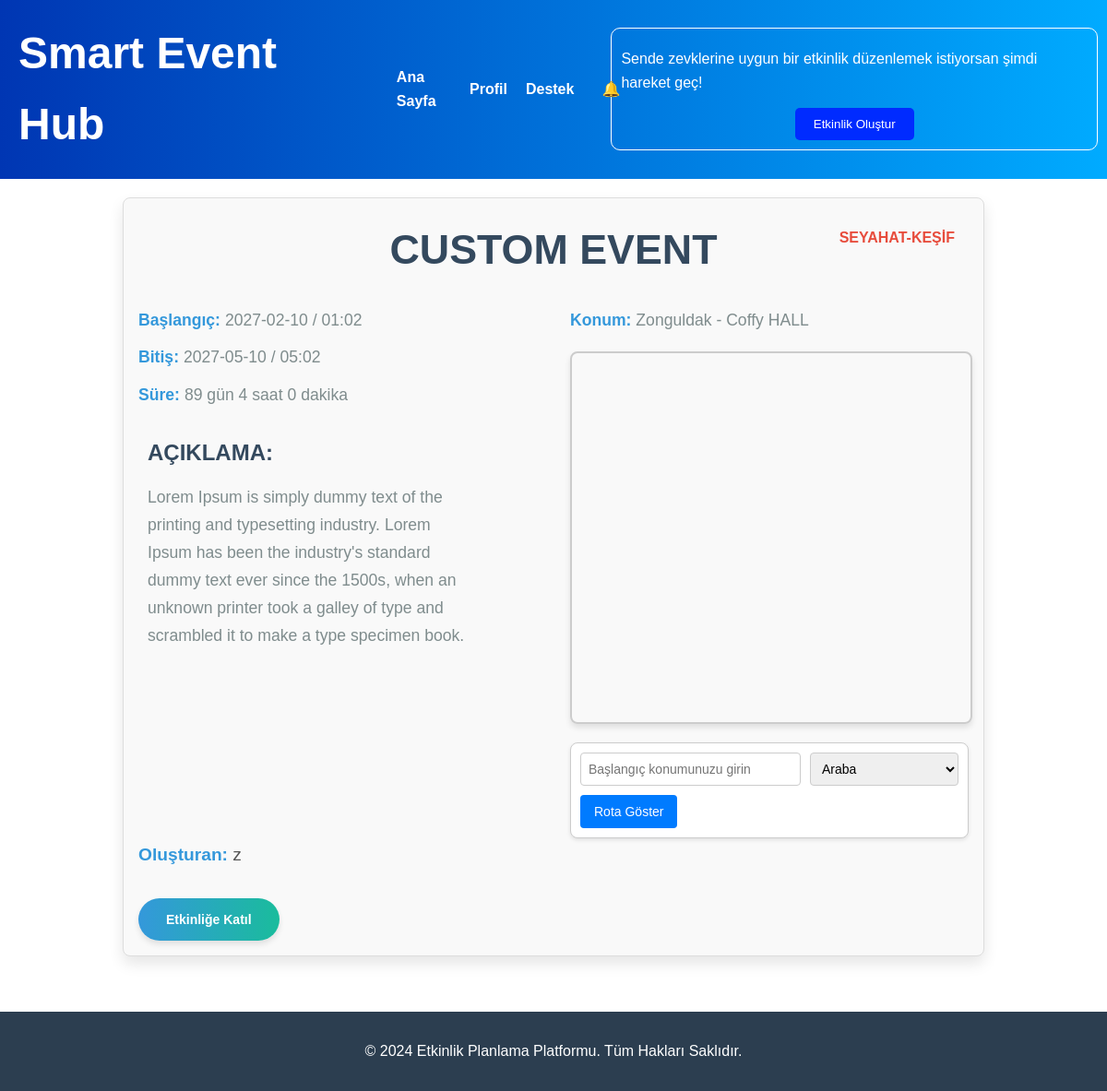
/event/3, run on the app's committed database.
### tables this page shows
CREATE TABLE events (
        ID INTEGER PRIMARY KEY AUTOINCREMENT,
        event_name TEXT NOT NULL,
        description TEXT NOT NULL,
        startDate TEXT NOT NULL,
        finishDate TEXT NOT NULL,
        startTime TEXT NOT NULL,
        finishTime TEXT NOT NULL,
        duration TEXT NOT NULL,
        city TEXT NOT NULL,        
        address TEXT NOT NULL,        
        category TEXT NOT NULL,
        creator_username TEXT NOT NULL,
        isApproved BOOLEAN DEFAULT FALSE NOT NULL
    );

### app.py (the view, shortened to what this page needs)
@app.route('/event/<int:event_id>')
def event_detail(event_id):
    event = get_event_by_id(event_id)
    if not event:
        return "Etkinlik bulunamadı", 404
    username = session.get('user', {}).get('username')
    user_id = get_user_id_by_username(username) if username else None
    is_participant = False
    is_creator = False
    if user_id:
        is_participant = is_user_participant(user_id, event_id)
        is_creator = username == get_event_creator_username(event_id)
    user_events = [dict(row) for row in get_created_events_by_username(username)]
    attended_events = get_user_attended_events(user_id) if user_id else []
    all_user_events = {event['ID']: event for event in user_events + attended_events}.values()
    all_user_events = list(all_user_events)
    conflict_message = None
    days, hours, minutes = calculate_duration(event['startDate'], event['startTime'], event['finishDate'],
                                              event['finishTime'])
    messages = get_messages_for_event(event_id)
    is_user_admin = is_admin(user_id)
    return render_template(
        'eventDetails.html',
        event=event,
        username=username,
        user_id= user_id,
        is_participant=is_participant,
        is_creator=is_creator,
        messages=messages,
        get_username_by_id=get_username_by_id,
        days=days, hours=hours, minutes=minutes,
        conflict_message=conflict_message,
        is_user_admin = is_user_admin
    )

### database.py (called while the page is built)
def get_db_connection():
    conn = sqlite3.connect(DATABASE)
    conn.row_factory = sqlite3.Row
    return conn

def get_created_events_by_username(username):
    conn = get_db_connection()
    cursor = conn.cursor()
    cursor.execute('''
        SELECT ID, event_name, description, startDate, finishDate, startTime, finishTime, city, address, category, creator_username, isApproved
        FROM events
        WHERE creator_username = ?
    ''', (username,))
    events = cursor.fetchall()
    conn.close()
    return [
        {
            "ID": event[0],
            "event_name": event[1],
            "description": event[2],
            "startDate": event[3],
            "finishDate": event[4],
            "startTime": event[5],
            "finishTime": event[6],
            "city": event[7],
            "address": event[8],
            "category": event[9],
            "creator_username": event[10],
            "is_approved": event[11],
        }
        for event in events
    ]

def get_event_by_id(event_id):
    conn = get_db_connection()
    cursor = conn.cursor()
    cursor.execute('''
        SELECT * FROM events WHERE ID = ?
    ''', (event_id,))
    event = cursor.fetchone()
    conn.close()
    return event

def get_messages_for_event(event_id):
    conn = get_db_connection()
    cursor = conn.cursor()
    cursor.execute('''
        SELECT sender_ID, message_text, sent_time
        FROM messages
        WHERE event_ID = ?
        ORDER BY sent_time ASC
    ''', (event_id,))
    messages = cursor.fetchall()
    conn.close()
    return messages

def get_username_by_id(user_id):
    conn = get_db_connection()
    cursor = conn.cursor()
    cursor.execute('SELECT username FROM users WHERE ID = ?', (user_id,))
    user = cursor.fetchone()
    conn.close()
    if user:
        return user['username']
    return None

def is_admin(user_id):
    conn = get_db_connection()
    cursor = conn.cursor()
    cursor.execute('SELECT status FROM users WHERE ID = ?', (user_id,))
    result = cursor.fetchone()
    if result and result[0] == 'admin':
        return True
    return False

### templates/eventDetails.html (shortened to what this page needs)
<!DOCTYPE html>
<html lang="tr">
<head>
    <link rel="stylesheet" href="{{ url_for('static', filename='css/eventDetails_style.css') }}">
</head>
<body>
{% include 'header.html' %}
<main>
    <div class="details-and-chat">
        <section class="event-details">
            <h2 class="event-title"> {{ event['event_name'] }} <span
                    class="event-category">{{ event['category'] }}</span></h2>
            <div class="event-info">
                <div class="event-date">
                    <p><strong>Başlangıç:</strong> {{ event['startDate'] }} / {{ event['startTime'] }}</p>
                    <p><strong>Bitiş:</strong> {{ event['finishDate'] }} / {{ event['finishTime'] }}</p>
                    <p><strong>Süre:</strong> {{ days }} gün {{ hours }} saat {{ minutes }} dakika</p>
                    <div class="event-description">
                        <h3>Açıklama:</h3>
                        <p>{{ event['description'] }}</p>
                    </div>
                    <div class="event-creator">
                        <p><strong>Oluşturan:</strong> {{ event['creator_username'] }} </p>
                    </div>
                </div>
                <div class="event-location">
                    <p><strong>Konum:</strong> {{ event['city'] }} - {{ event['address'] }} </p>
                    <div id="map" style="width: 100%; height: 400px; margin-top: 20px;"></div>
                    <div class="route-controls">
                        <input type="text" id="start-location" placeholder="Başlangıç konumunuzu girin">
                        <select id="travel-mode">
                            <option value="DRIVING">Araba</option>
                        </select>
                        <button id="get-route">Rota Göster</button>
                    </div>
                </div>
            </div>
            <div class="event-action-wrapper">
                <div class="event-actions">
                    {% if not is_user_admin %}
                        {% if is_creator %}
                            <form action="{{ url_for('delete_event', event_id=event['id']) }}" method="POST">
                                <button type="submit" class="join-button">Etkinliği Sil</button>
                            </form>
                        {% else %}
                            {% if is_participant %}
                                <form action="{{ url_for('leave_event', event_id=event['id']) }}" method="POST">
                                    <button type="submit" class="join-button">Etkinlikten Çık</button>
                                </form>
                            {% else %}
                                {% if conflict_message %}
                                    <p class="conflict-message">{{ conflict_message }}</p>
                                {% else %}
                                    <form action="{{ url_for('join_event', event_id=event['id']) }}" method="POST">
                                        <button type="submit" class="join-button">Etkinliğe Katıl</button>
                                    </form>
                                {% endif %}
                            {% endif %}
                        {% endif %}
                    {% endif %}
                </div>
            </div>
        </section>
    </div>
</main>
<footer>
    <p>© 2024 Etkinlik Planlama Platformu. Tüm Hakları Saklıdır.</p>
</footer>
</body>
</html>

### static/css/eventDetails_style.css (style rules this page uses)
h1, h2, h3 { font-weight: 600; color: #333; }
h2.event-title { font-size: 2.8rem; margin-bottom: 15px; text-align: center; color: #34495e; text-transform: uppercase; }
.event-category { font-size: 1rem; color: #e74c3c; font-weight: bold; position: absolute; top: 10px; right: 15px; text-transform: uppercase; }
.event-title { font-size: 2.8rem; margin-bottom: 15px; text-align: center; color: #34495e; text-transform: uppercase; position: relative; }
.event-details { background-color: #fff; border-radius: 15px; box-shadow: 0 8px 16px rgba(0, 0, 0, 0.1); margin: 20px auto; padding: 40px; max-width: 900px; animation: fadeIn 0.8s ease-in-out; }
.event-info { display: flex; justify-content: space-between; }
.event-info .event-date, .event-info .event-location { width: 48%; }
.event-date p, .event-location p { font-size: 1.1rem; margin: 12px 0; color: #7f8c8d; }
.event-date strong, .event-location strong { color: #3498db; }
.event-description h3 { font-size: 1.5rem; color: #34495e; margin-bottom: 15px; text-transform: uppercase; }
.event-description { position: relative; left: 10px; margin-top: 20px; margin-bottom: 30px; padding: 10px 0; width: 350px; height: 400px; overflow-y: auto; }
.event-description p { font-size: 1.1rem; line-height: 1.7; color: #7f8c8d; }
.event-creator p { font-size: 1.2rem; color: #555; margin-top: 20px; }
.event-action-wrapper { display: flex; margin-top: 20px; }
.event-actions { display: flex; justify-content: space-between; }
.join-button { background: linear-gradient(90deg, #3498db, #1abc9c); font-weight: bold; border: none; border-radius: 25px; box-shadow: 0 4px 6px rgba(0, 0, 0, 0.1); cursor: pointer; transition: all 0.3s ease-in-out; text-align: center; display: inline-block; color: white; padding: 15px 30px; text-decoration: none; font-size: 14px; font-weight: bold; margin-right: 20px; }
footer { background-color: #2c3e50; color: white; padding: 30px 0; text-align: center; margin-top: 40px; }
footer p { font-size: 1rem; }
.details-and-chat { display: flex; gap: 20px; max-width: 1200px; max-height: 950px; margin: 0 auto; }
.event-details { flex: 1; border: 1px solid #ddd; border-radius: 8px; padding: 16px; background-color: #f9f9f9; }
.event-details { position: relative; padding-top: 20px; }
#map { border: 2px solid #ccc; border-radius: 8px; box-shadow: 0 4px 6px rgba(0, 0, 0, 0.1); margin-bottom: 20px; }
.route-controls { display: flex; flex-wrap: wrap; gap: 10px; margin-top: 20px; padding: 10px; background-color: #fff; border: 1px solid #ccc; border-radius: 8px; box-shadow: 0 2px 4px rgba(0, 0, 0, 0.1); }
.route-controls input[type="text"], .route-controls select { flex: 1 1 auto; padding: 8px; font-size: 14px; border: 1px solid #ccc; border-radius: 4px; }
.route-controls button { padding: 10px 15px; background-color: #007BFF; color: #fff; border: none; border-radius: 4px; cursor: pointer; font-size: 14px; transition: background-color 0.3s ease; }

### static/css/header_style.css (style rules this page uses)
* { margin: 0; padding: 0; font-family: 'Arial', sans-serif; transition: all 0.3s ease; }
body, html { margin: 0; padding: 0; width: 100%; height: 100%; color: #333; line-height: 1.6; font-size: 16px; }
.event-info { font-size: 1em; color: #fff; margin-top: 10px; text-align: left; }

### data on the page
events: event_name "CUSTOM EVENT", category "SEYAHAT-KEŞIF", startDate "2027-02-10", startTime "01:02", finishDate "2027-05-10", finishTime "05:02", description "Lorem Ipsum is simply dummy text of the printing and typesetting industry. Lorem Ipsum has been the industry's standard dummy text ever since the 1500s, when an unknown printer took a galley of type and scrambled it to make a type specimen book.", creator_username "z", city "Zonguldak", address "Coffy HALL"

### other printed values
{{ days }} "89"
{{ hours }} "4"
{{ minutes }} "0"
